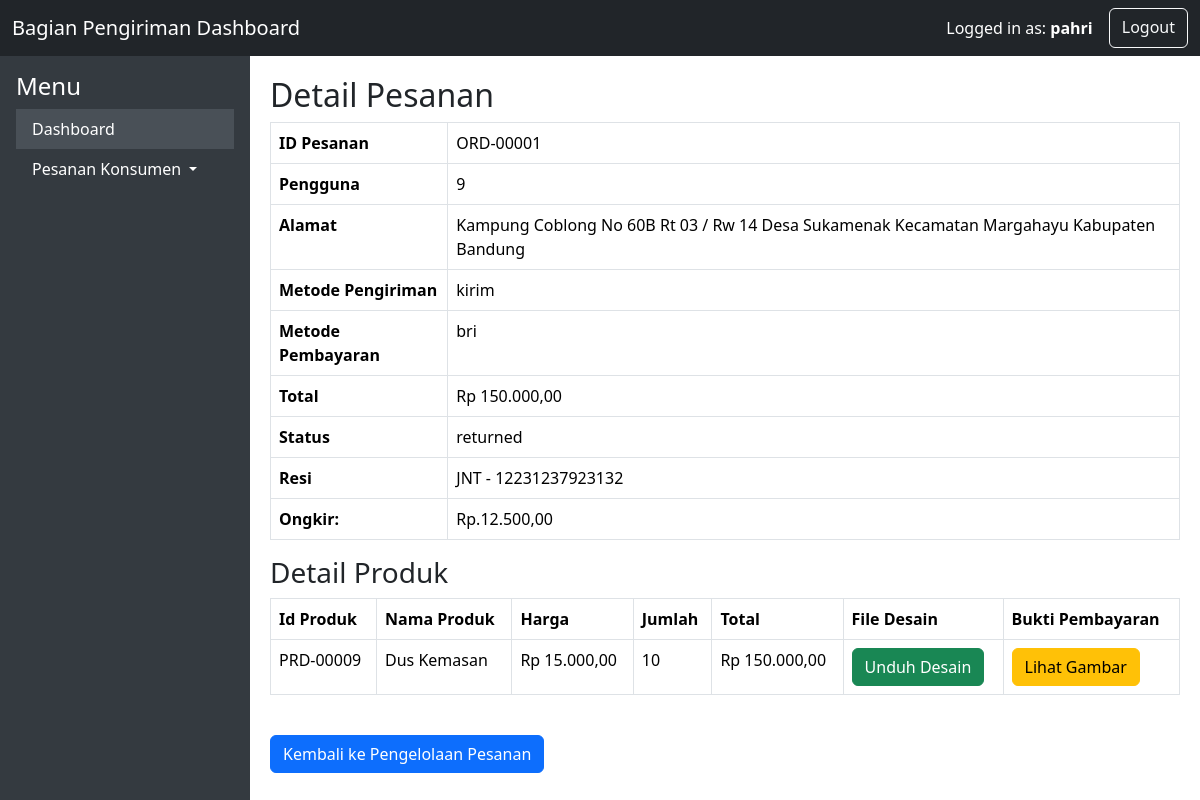
The app's page /bagian_pengiriman/view_order.php?id=1 (signed in) with its own data.
### tables this page shows
CREATE TABLE `orders` (
  `id` int(11) NOT NULL,
  `user_id` int(11) NOT NULL,
  `order_code` varchar(20) NOT NULL,
  `total` decimal(10,2) NOT NULL,
  `created_at` timestamp NOT NULL DEFAULT current_timestamp(),
  `updated_at` timestamp NOT NULL DEFAULT current_timestamp() ON UPDATE current_timestamp(),
  `address` varchar(255) NOT NULL,
  `shipping_method` varchar(50) NOT NULL,
  `payment_method` varchar(50) NOT NULL,
  `status` varchar(50) NOT NULL DEFAULT 'pending',
  `tracking_number` varchar(255) DEFAULT NULL,
  `shipping_cost` decimal(10,2) DEFAULT NULL,
  `payment_proof` varchar(255) DEFAULT NULL,
  `rejection_notes` text DEFAULT NULL,
  `proofing_file` varchar(255) DEFAULT NULL
);

CREATE TABLE `order_items` (
  `id` int(11) NOT NULL,
  `order_id` int(11) NOT NULL,
  `product_id` int(11) NOT NULL,
  `quantity` int(11) NOT NULL,
  `price` decimal(10,2) NOT NULL,
  `design_file` varchar(255) DEFAULT NULL,
  `note` text DEFAULT NULL
);

CREATE TABLE `products` (
  `id` int(11) NOT NULL,
  `product_code` varchar(20) NOT NULL,
  `name` varchar(100) NOT NULL,
  `description` text DEFAULT NULL,
  `price` decimal(10,2) NOT NULL,
  `image` varchar(255) DEFAULT NULL,
  `created_at` timestamp NOT NULL DEFAULT current_timestamp(),
  `company` tinyint(1) DEFAULT 0,
  `estimasi_pengerjaan` varchar(255) DEFAULT NULL,
  `min_order` int(11) DEFAULT 1
);

### bagian_pengiriman/view_order.php (the view, shortened to what this page needs)
<?php
include '../includes/db.php';
$order_id = $_GET['id'];
$stmt = $conn->prepare("SELECT * FROM orders WHERE id = ?");
$stmt->bind_param("i", $order_id);
$stmt->execute();
$result = $stmt->get_result();
$order = $result->fetch_assoc();
$stmt = $conn->prepare("SELECT order_items.*, products.name AS product_name, products.product_code
                        FROM order_items
                        JOIN products ON order_items.product_id = products.id
                        WHERE order_items.order_id = ?");
$stmt->bind_param("i", $order_id);
$stmt->execute();
$result = $stmt->get_result();
$order_items = $result->fetch_all(MYSQLI_ASSOC);
?>
<!DOCTYPE html>
<html>
<head>
    <link href="https://cdn.jsdelivr.net/npm/bootstrap@5.3.3/dist/css/bootstrap.min.css" rel="stylesheet">
</head>
<body>
    <nav class="navbar navbar-dark bg-dark">
        <div class="container-fluid">
            <a class="navbar-brand" href="#">Bagian Pengiriman Dashboard</a>
            <div class="d-flex">
                <div class="navbar-text text-white me-3">
                    Logged in as: <strong><?php echo htmlspecialchars($_SESSION['username']); ?></strong>
                </div>
                <a class="btn btn-outline-light" href="logout.php">Logout</a>
            </div>
        </div>
    </nav>
    <div class="main-content">
        <div class="sidebar">
            <div class="p-3">
                <h4>Menu</h4>
                <ul class="nav flex-column">
                    <li class="nav-item">
                        <a class="nav-link active" aria-current="page" href="dashboard.php">Dashboard</a>
                    </li>
                    <li class="nav-item dropdown">
                        <a class="nav-link dropdown-toggle" href="#" id="navbarDropdown" role="button" data-bs-toggle="dropdown" aria-expanded="false">
                            Pesanan Konsumen
                        </a>
                    </li>
                </ul>
            </div>
        </div>
        <div class="content">
            <h2>Detail Pesanan</h2>
            <table class="table table-bordered">
                <tr>
                    <th>ID Pesanan</th>
                    <td><?= htmlspecialchars($order['order_code']); ?></td>
                </tr>
                <tr>
                    <th>Pengguna</th>
                    <td><?= htmlspecialchars($order['user_id']) ?></td>
                </tr>
                <tr>
                    <th>Alamat</th>
                    <td><?= htmlspecialchars($order['address']) ?></td>
                </tr>
                <tr>
                    <th>Metode Pengiriman</th>
                    <td><?= htmlspecialchars($order['shipping_method']) ?></td>
                </tr>
                <tr>
                    <th>Metode Pembayaran</th>
                    <td><?= htmlspecialchars($order['payment_method']) ?></td>
                </tr>
                <tr>
                    <th>Total</th>
                    <td>Rp <?= number_format($order['total'], 2, ',', '.') ?></td>
                </tr>
                <tr>
                    <th>Status</th>
                    <td><?= htmlspecialchars($order['status']) ?></td>
                </tr>
                <tr>
                    <th>Resi</th>
                    <td><?= htmlspecialchars($order['tracking_number']) ?></td>
                </tr>
                <tr>
                    <th>Ongkir:</th>
                    <td>Rp.<?= number_format($order['shipping_cost'], 2, ',', '.'); ?></td>
                </tr>
            </table>
            <h3>Detail Produk</h3>
            <table class="table table-bordered">
                <thead>
                    <tr>
                        <th>Id Produk</th>
                        <th>Nama Produk</th>
                        <th>Harga</th>
                        <th>Jumlah</th>
                        <th>Total</th>
                        <th>File Desain</th>
                        <th>Bukti Pembayaran</th>
                    </tr>
                </thead>
                <tbody>
                    <?php foreach ($order_items as $item): ?>
                    <tr>
                        <td><?= $item['product_code'] ?></td>
                        <td><?= htmlspecialchars($item['product_name']) ?></td>
                        <td>Rp <?= number_format($item['price'], 2, ',', '.') ?></td>
                        <td><?= htmlspecialchars($item['quantity']) ?></td>
                        <td>Rp <?= number_format($item['price'] * $item['quantity'], 2, ',', '.') ?></td>
                        <td>
                            <?php if ($item['design_file']): ?>
                                <a class="btn btn-success" href="../uploads/designs/<?= htmlspecialchars($item['design_file']) ?>" download>Unduh Desain</a>
                            <?php endif; ?>
                        </td>
                        <td>
                            <?php if (!empty($order['payment_proof'])): ?>
                            <a class="btn btn-warning" href="../uploads/payment_proofs/<?= htmlspecialchars($order['payment_proof']) ?>"  target="_blank">Lihat Gambar</a>
                            <?php else: ?>
                            <p>Tidak ada bukti pembayaran yang diunggah.</p>
                            <?php endif; ?>
                        </td>
                    </tr>
                    <?php endforeach; ?>
                </tbody>
            </table>
            <br>
            <a class="btn btn-primary" href="manage_orders.php">Kembali ke Pengelolaan Pesanan</a>
        </div>
    </div>
</body>
</html>

### bagian_pengiriman/view_order.php (style rules this page uses)
html, body { margin: 0; padding: 0; height: 100%; overflow: hidden; }
.main-content { display: flex; height: 100%; }
.navbar { position: sticky; top: 0; z-index: 1000; }
.sidebar { width: 250px; position: sticky; top: 0; background: #343a40; color: #fff; height: 100vh; overflow-y: auto; padding: 0; }
.sidebar .nav-link { color: #fff; }
.sidebar .nav-link.active { background: #495057; }
.content { flex: 1; overflow-y: auto; padding: 20px; height: calc(100vh - 56px); }
table { border-collapse: collapse; width: 100%; }
th, td { text-align: left; padding: 8px; }
tr:nth-child(even) { background-color: #f2f2f2; }
th { background-color: #778899; color: white; }

### records on screen
orders: order_code "ORD-00001", user "9", address "Kampung Coblong No 60B Rt 03 / Rw 14 Desa Sukamenak Kecamatan Margahayu Kabupaten Bandung", shipping_method "kirim", payment_method "bri", total "150.000,00", status "returned", tracking_number "JNT - 12231237923132", shipping_cost "12.500,00"
order_items: product.product_code "PRD-00009", product.name "Dus Kemasan", price "15.000,00", quantity "10", $item['price'] * $item['quantity'] "150.000,00"

### other values on screen
$_SESSION['username'] "pahri"
